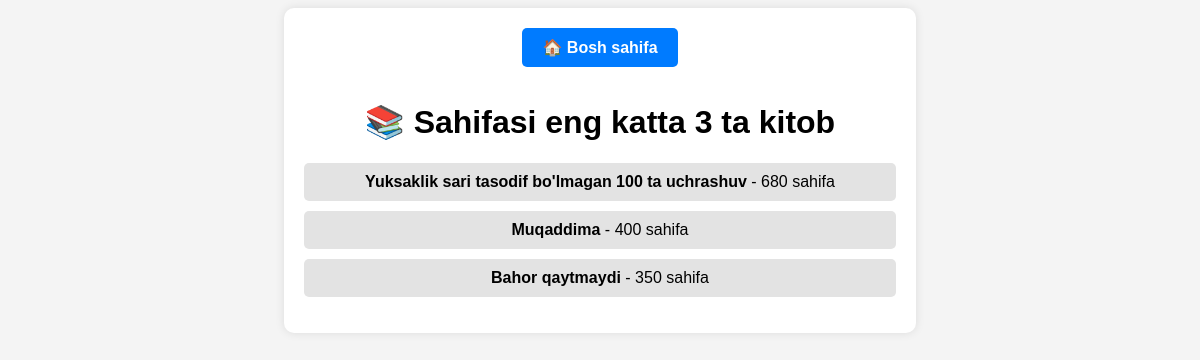
Page /top_3_books/ on the committed database.
### main/models.py (models this page shows, shortened)
class Book(models.Model):
    name = models.CharField(max_length=100)
    genre = models.CharField(max_length=50)
    page = models.PositiveSmallIntegerField()
    author = models.ForeignKey(Author, on_delete=models.SET_NULL, null=True)

### main/views.py (the view)
# urls.py: path('top_3_books/', top_3_books),
def top_3_books(request):
    books = Book.objects.order_by('-page')[:3]
    contex = {'books': books}
    return render(request, 'top_3_books.html', contex)

### templates/top_3_books.html (shortened to what this page needs)
<!DOCTYPE html>
<html lang="uz">
<head>
</head>
<body>
<div class="container">
  <a href="/" class="home-btn">🏠 Bosh sahifa</a>
  <h1>📚 Sahifasi eng katta 3 ta kitob</h1>
    <ul>
        {% for book in books %}
            <li><strong>{{ book.name }}</strong> - {{ book.page }} sahifa</li>
        {% endfor %}
    </ul>
</div>
</body>
</html>

### templates/top_3_books.html (style rules this page uses)
body { font-family: Arial, sans-serif; background-color: #f4f4f4; text-align: center; }
.container { width: 50%; margin: auto; background: white; padding: 20px; border-radius: 10px; box-shadow: 0px 0px 10px rgba(0, 0, 0, 0.1); }
ul { list-style: none; padding: 0; }
li { background: #e3e3e3; margin: 10px 0; padding: 10px; border-radius: 5px; }
a { text-decoration: none; color: #007BFF; font-weight: bold; }
.home-btn { display: inline-block; margin-bottom: 15px; padding: 10px 20px; background: #007BFF; color: white; text-decoration: none; border-radius: 5px; transition: 0.3s; }

### rows in the picture
Book: name "Yuksaklik sari tasodif bo'lmagan 100 ta uchrashuv", page "680"
Book: name "Muqaddima", page "400"
Book: name "Bahor qaytmaydi", page "350"
